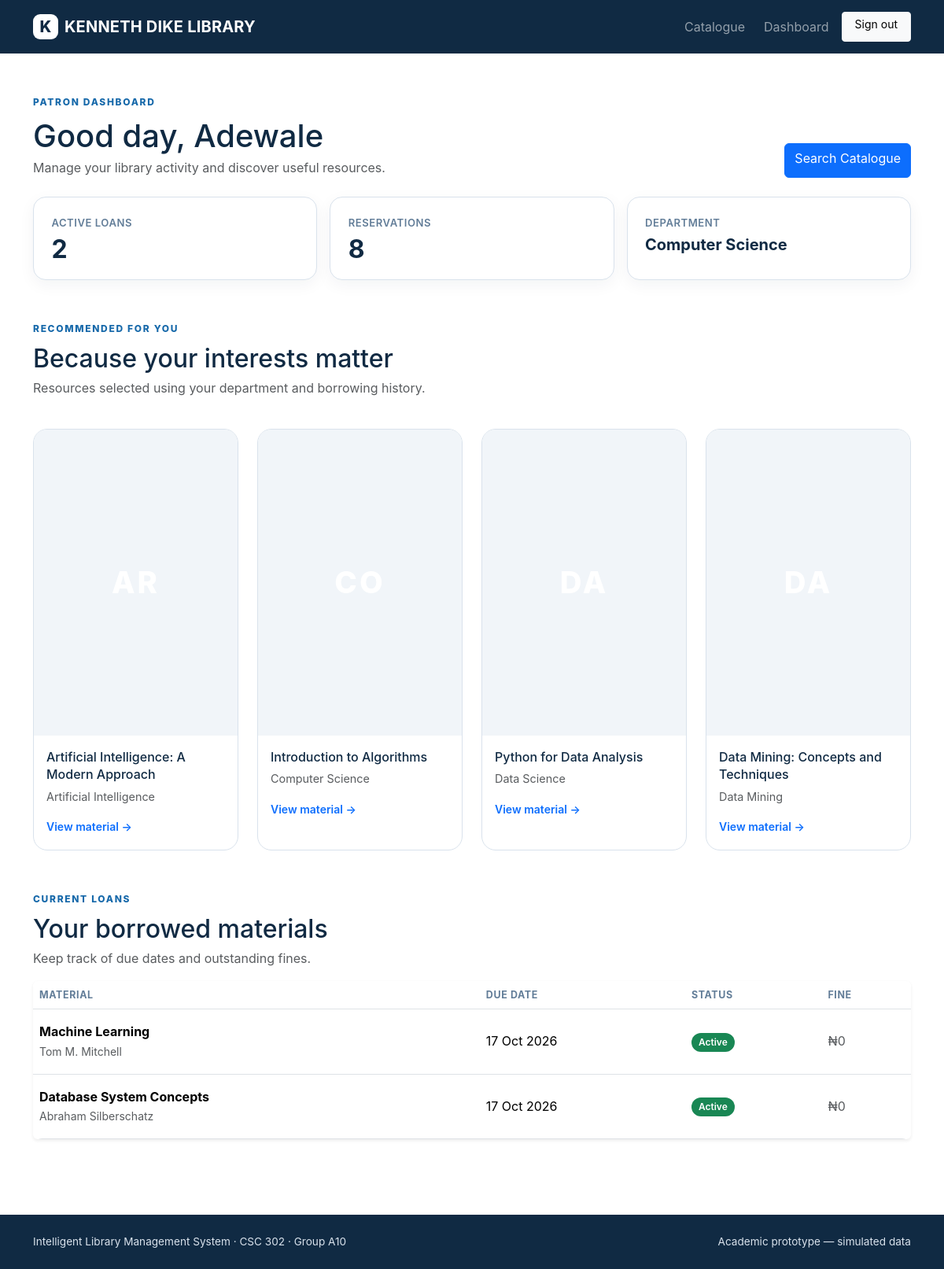
The page /dashboard (signed in) on the database its author committed.
### app.py (models this page shows)
class User(db.Model):
    id = db.Column(db.Integer, primary_key=True)
    user_code = db.Column(db.String(30), unique=True, nullable=False)
    name = db.Column(db.String(120), nullable=False)
    email = db.Column(db.String(150), unique=True, nullable=False)
    department = db.Column(db.String(120))
    role = db.Column(db.String(20), nullable=False)
    password_hash = db.Column(db.String(255), nullable=False)

class Material(db.Model):
    id = db.Column(db.Integer, primary_key=True)
    title = db.Column(db.String(200), nullable=False)
    author = db.Column(db.String(150), nullable=False)
    subject = db.Column(db.String(120), nullable=False)
    branch_id = db.Column(db.Integer, db.ForeignKey("branch.id"), nullable=False)
    copies_total = db.Column(db.Integer, default=1)
    copies_available = db.Column(db.Integer, default=1)
    description = db.Column(db.Text, default="")
    cover_url = db.Column(db.String(500), default="")
    branch = db.relationship("Branch", backref="materials")

class Loan(db.Model):
    id = db.Column(db.Integer, primary_key=True)
    patron_id = db.Column(db.Integer, db.ForeignKey("user.id"), nullable=False)
    material_id = db.Column(db.Integer, db.ForeignKey("material.id"), nullable=False)
    borrowed_at = db.Column(db.DateTime, default=datetime.utcnow)
    due_at = db.Column(db.DateTime, nullable=False)
    returned_at = db.Column(db.DateTime)
    status = db.Column(db.String(30), default="Active")
    patron = db.relationship("User", backref="loans")
    material = db.relationship("Material", backref="loans")

### app.py (the view)
@app.route("/dashboard")
def dashboard():
    if not login_required():
        return redirect(url_for("login"))
    user = current_user()
    if user.role == "admin":
        return redirect(url_for("admin_dashboard"))
    if user.role == "officer":
        return redirect(url_for("officer_dashboard"))
    loans = Loan.query.filter_by(patron_id=user.id, status="Active").order_by(Loan.due_at).all()
    reservations = Reservation.query.filter_by(patron_id=user.id).order_by(Reservation.requested_at.desc()).all()
    history_subjects = {loan.material.subject for loan in user.loans}
    recommendations = []
    for material in Material.query.all():
        score = 0
        if material.subject.lower() in (user.department or "").lower():
            score += 40
        if any(word.lower() in material.subject.lower() or material.subject.lower() in word.lower()
               for word in history_subjects):
            score += 30
        if material.subject.lower() in {"artificial intelligence", "machine learning", "data science", "database systems"}:
            score += 10
        if material not in [loan.material for loan in loans]:
            recommendations.append((score, material))
    recommendations.sort(key=lambda x: (-x[0], x[1].title))
    recommendations = [m for score, m in recommendations[:4]]
    return render_template("dashboard.html", loans=loans, reservations=reservations,
                           recommendations=recommendations)

### app.py (called while the page is built)
def current_user():
    uid = session.get("user_id")
    return db.session.get(User, uid) if uid else None

def login_required():
    return current_user() is not None

@app.context_processor
def inject_now():
    now = datetime.utcnow()
    def overdue_fine(due_at):
        if due_at and due_at < now:
            days_late = (now.date() - due_at.date()).days
            return days_late * 50
        return 0
    return {
        "now": now,
        "overdue_fine": overdue_fine
    }

@app.context_processor
def inject_user():
    return {"logged_in_user": current_user()}

### templates/dashboard.html (shortened to what this page needs)
{% extends "base.html" %}
{% block content %}
<div class="container py-5">
    <div class="d-flex flex-column flex-md-row justify-content-between align-items-md-end gap-3 mb-4">
        <div>
            <span class="eyebrow">PATRON DASHBOARD</span>
            <h1 class="mt-2 mb-1">
                Good day, {{ logged_in_user.name.split()[0] }}
            </h1>
            <p class="text-muted mb-0">
                Manage your library activity and discover useful resources.
            </p>
        </div>
        <a
            class="btn btn-primary"
            href="{{ url_for('catalogue') }}"
        >
            Search Catalogue
        </a>
    </div>
    <div class="row g-3 mb-5">
        <div class="col-md-4">
            <div class="stat-card h-100">
                <span>Active Loans</span>
                <strong>
                    {{ loans|length }}
                </strong>
            </div>
        </div>
        <div class="col-md-4">
            <div class="stat-card h-100">
                <span>Reservations</span>
                <strong>
                    {{ reservations|length }}
                </strong>
            </div>
        </div>
        <div class="col-md-4">
            <div class="stat-card h-100">
                <span>Department</span>
                <strong class="fs-5">
                    {{ logged_in_user.department }}
                </strong>
            </div>
        </div>
    </div>
    <div class="section-heading">
        <span class="eyebrow">
            RECOMMENDED FOR YOU
        </span>
        <h2>
            Because your interests matter
        </h2>
        <p class="text-muted">
            Resources selected using your department and borrowing history.
        </p>
    </div>
    <div class="row g-4 mt-1 mb-5">
        {% for material in recommendations %}
        <div class="col-md-6 col-lg-3">
            <a
                class="book-card text-decoration-none"
                href="{{ url_for('material_detail', material_id=material.id) }}"
            >
                <div class="book-cover">
                </div>
                <div class="p-3">
                    <h5>
                        {{ material.title }}
                    </h5>
                    <p class="text-muted mb-0">
                        {{ material.subject }}
                    </p>
                    <span class="small text-primary">
                        View material →
                    </span>
                </div>
            </a>
        </div>
        {% endfor %}
    </div>
    <div class="section-heading">
        <span class="eyebrow">
            CURRENT LOANS
        </span>
        <h2>
            Your borrowed materials
        </h2>
        <p class="text-muted">
            Keep track of due dates and outstanding fines.
        </p>
    </div>
    <div class="card border-0 shadow-sm mt-3">
        <div class="table-responsive">
            <table class="table align-middle mb-0">
                <thead>
                    <tr>
                        <th>Material</th>
                        <th>Due Date</th>
                        <th>Status</th>
                        <th>Fine</th>
                    </tr>
                </thead>
                <tbody>
                    {% for loan in loans %}
                    <tr>
                        <td>
                            <strong>
                                {{ loan.material.title }}
                            </strong>
                            <br>
                            <small class="text-muted">
                                {{ loan.material.author }}
                            </small>
                        </td>
                        <td>
                            {{ loan.due_at.strftime("%d %b %Y") }}
                        </td>
                        <td>
                            {% if loan.status == "Active" %}
                                {% if loan.due_at < now %}
                                    <span class="badge text-bg-danger">
                                        Overdue
                                    </span>
                                {% elif (loan.due_at - now).days < 3 %}
                                    <span class="badge text-bg-warning">
                                        Due Soon
                                    </span>
                                {% else %}
                                    <span class="badge text-bg-success">
                                        Active
                                    </span>
                                {% endif %}
                            {% elif loan.status == "Returned" %}
                                <span class="badge text-bg-success">
                                    Returned
                                </span>
                            {% else %}
                                <span class="badge text-bg-secondary">
                                    {{ loan.status }}
                                </span>
                            {% endif %}
                        </td>
                        <td>
                            {% if overdue_fine(loan.due_at) > 0 %}
                                <span class="text-danger fw-semibold">
                                    ₦{{ overdue_fine(loan.due_at) }}
                                </span>
                            {% else %}
                                <span class="text-muted">
                                    ₦0
                                </span>
                            {% endif %}
                        </td>
                    </tr>
                    {% endfor %}
                </tbody>
            </table>
        </div>
    </div>
</div>
{% endblock %}

### templates/base.html (shortened to what this page needs)
<!doctype html>
<html lang="en">
<head>
  <link rel="stylesheet" href="{{ url_for('static', filename='vendor/bootstrap/bootstrap.min.css') }}">
  <link rel="stylesheet" href="{{ url_for('static', filename='css/app.css') }}">
</head>
<body>
<nav class="navbar navbar-expand-lg navbar-dark kdl-nav sticky-top">
  <div class="container">
    <a class="navbar-brand fw-bold" href="{{ url_for('home') }}">
      <span class="brand-mark">K</span> KENNETH DIKE LIBRARY
    </a>
    <div class="collapse navbar-collapse" id="nav">
      <ul class="navbar-nav ms-auto align-items-lg-center gap-lg-2">
        <li class="nav-item">
          <a class="nav-link" href="{{ url_for('catalogue') }}">
            Catalogue
          </a>
        </li>
        {% if logged_in_user %}
<li class="nav-item">
  {% if logged_in_user.role == "officer" %}
    <a class="nav-link" href="{{ url_for('officer_dashboard') }}">
      Circulation Desk
    </a>
  {% elif logged_in_user.role == "admin" %}
    <a class="nav-link" href="{{ url_for('admin_dashboard') }}">
      Admin Dashboard
    </a>
  {% else %}
    <a class="nav-link" href="{{ url_for('dashboard') }}">
      Dashboard
    </a>
  {% endif %}
</li>
          <li class="nav-item">
            <a class="btn btn-light btn-sm px-3"
               href="{{ url_for('logout') }}">
              Sign out
            </a>
          </li>
        {% endif %}
      </ul>
    </div>
  </div>
</nav>
{% block content %}{% endblock %}
<footer class="footer mt-5">
  <div class="container py-4 d-flex flex-column flex-md-row justify-content-between gap-2">
    <span>Intelligent Library Management System · CSC 302 · Group A10</span>
    <span>Academic prototype — simulated data</span>
  </div>
</footer>
</body>
</html>

### static/css/app.css (style rules this page uses)
:root { --navy: #102a43; --blue: #1769aa; --ink: #102a43; --muted: #627d98; --paper: #f6f8fb; --line: #d9e2ec; --accent: #2f80ed; }
body { color: var(--ink); background: #fff; font-family: Inter, ui-sans-serif, system-ui, -apple-system, BlinkMacSystemFont, "Segoe UI", sans-serif; }
.kdl-nav { background: var(--navy); }
.brand-mark { display:inline-grid; place-items:center; width:32px; height:32px; border-radius:9px; background:#fff; color:var(--navy); margin-right:8px; font-weight:800; }
.eyebrow { font-size:.75rem; letter-spacing:.14em; font-weight:800; color:var(--blue); }
.feature-card, .stat-card, .admin-card { border:1px solid var(--line); border-radius:18px; padding:24px; background:#fff; height:100%; }
.book-card, .catalogue-card { display: block; background: #fff; border: 1px solid var(--line); border-radius: 18px; overflow: hidden; color: var(--ink); transition: transform .2s ease, box-shadow .2s ease, border-color .2s ease; height: 100%; }
.book-cover { height: 180px; display: grid; place-items: center; background: linear-gradient(135deg, #102a43, #1769aa); color: #fff; font-size: 2.4rem; font-weight: 800; letter-spacing: .08em; }
.book-card .p-3 { min-height: 145px; display: flex; flex-direction: column; }
.book-card h5 { font-size: 1rem; line-height: 1.4; margin-bottom: 6px; }
.book-card .text-muted { font-size: .9rem; }
.book-card .small { margin-top: auto; font-weight: 600; }
.stat-card { background:var(--paper); border:none; }
.stat-card span { color:var(--muted); display:block; font-size:.85rem; }
.stat-card strong { font-size:2rem; display:block; margin-top:6px; }
.footer { background:var(--navy); color:#d9e2ec; font-size:.85rem; }
.section-heading h1, .section-heading h2 { margin-top:8px; }
.table thead th { font-size: .78rem; text-transform: uppercase; letter-spacing: .05em; color: var(--muted); font-weight: 700; white-space: nowrap; }
.table tbody td { padding-top: 1rem; padding-bottom: 1rem; }
.table tbody tr { transition: background-color .15s ease; }
.badge { font-weight: 600; padding: .5em .75em; border-radius: 999px; }
.stat-card { padding: 1.4rem; background: #fff; border: 1px solid var(--line); border-radius: 16px; box-shadow: 0 6px 20px rgba(16, 42, 67, .05); }
.stat-card span { display: block; color: var(--muted); font-size: .82rem; font-weight: 600; text-transform: uppercase; letter-spacing: .04em; }
.stat-card strong { display: block; margin-top: .45rem; color: var(--ink); font-size: 2rem; line-height: 1; }
.section-heading { margin-bottom: 1rem; }
.section-heading h2 { margin-top: .5rem; margin-bottom: .35rem; }
.section-heading p { margin-bottom: 0; }
.book-card .small { display: block; margin-top: 1rem; font-weight: 600; }
.book-cover { width: 100%; aspect-ratio: 2 / 3; overflow: hidden; background: #f1f5f9; border-radius: 14px 14px 0 0; }
html { overflow-x: hidden; scroll-behavior: smooth; }
body { min-height: 100vh; overflow-x: hidden; display: flex; flex-direction: column; line-height: 1.55; }
button, a, input, select, textarea { -webkit-tap-highlight-color: transparent; }
.navbar { min-height: 68px; }
.navbar .container { min-width: 0; }
.navbar-brand { min-width: 0; max-width: 100%; display: inline-flex; align-items: center; line-height: 1.2; letter-spacing: .01em; }
.navbar-brand .brand-mark { flex: 0 0 auto; }
.navbar-nav .btn { white-space: nowrap; }
.book-card, .catalogue-card, .feature-card, .stat-card, .admin-card { min-width: 0; }
.book-card h5, .catalogue-card h4, .book-card p, .catalogue-card p { overflow-wrap: anywhere; }
.book-cover { aspect-ratio: 2 / 3; height: auto; min-height: 0; }
.table-responsive { width: 100%; overflow-x: auto; -webkit-overflow-scrolling: touch; border-radius: 12px; }
.table-responsive .table { margin-bottom: 0; }
.table { --bs-table-bg: transparent; }
.table td, .table th { vertical-align: middle; }
.table td, .table th { overflow-wrap: anywhere; }
.btn { min-height: 44px; }
.btn-sm { min-height: 38px; }
.stat-card strong { overflow-wrap: anywhere; }
.footer { flex-shrink: 0; }

### rows shown on the page
User: name "Adewale", department "Computer Science"
Material: title "Artificial Intelligence: A Modern Approach", subject "Artificial Intelligence"
Material: title "Introduction to Algorithms", subject "Computer Science"
Material: title "Python for Data Analysis", subject "Data Science"
Material: title "Data Mining: Concepts and Techniques", subject "Data Mining"
Loan: material "Machine Learning", material.author "Tom M. Mitchell", due_at "17 Oct 2026", status "Active", shows "₦0"
Loan: material "Database System Concepts", material.author "Abraham Silberschatz", due_at "17 Oct 2026", status "Active", shows "₦0"

### other values the page prints
{{ loans|length }} "2"
{{ reservations|length }} "8"
